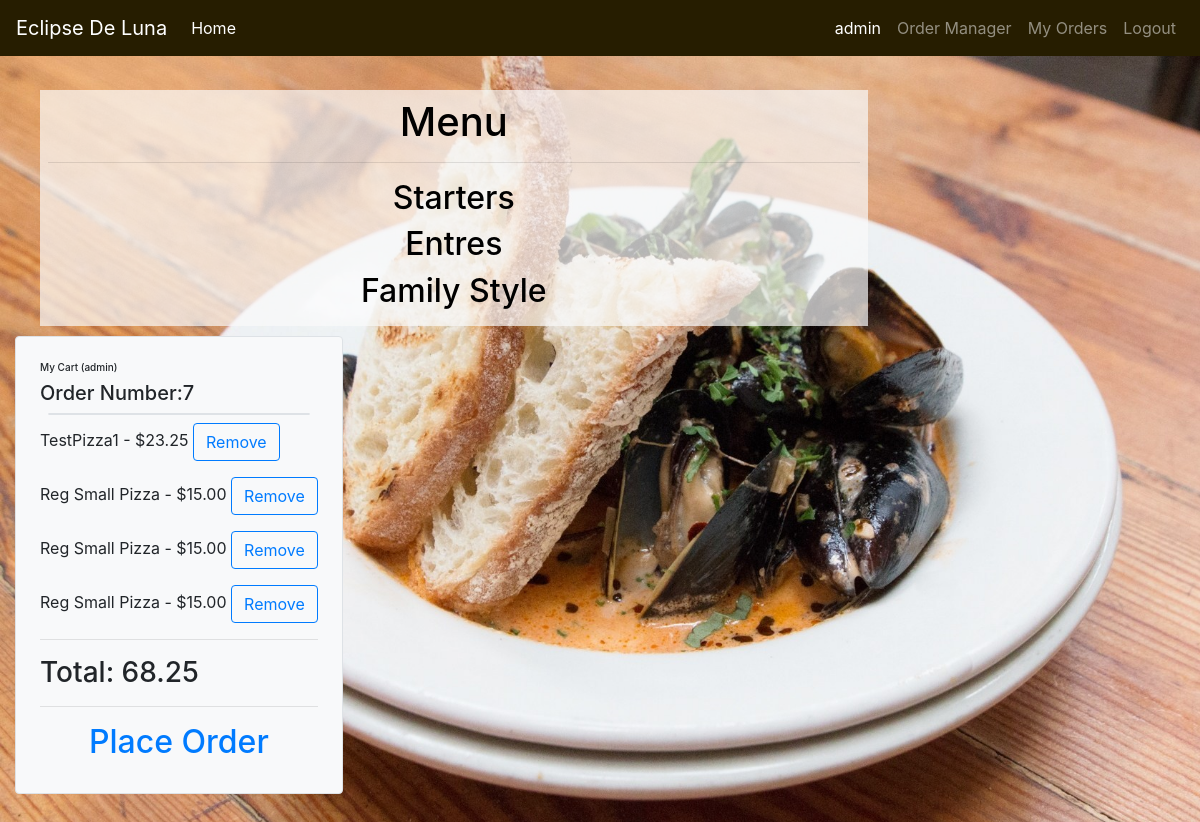
The app's page / (signed in) with its own data.
### orders/models.py (models this page shows)
class Cart(models.Model):
    user =models.ForeignKey(User,on_delete=models.CASCADE)
    number=models.IntegerField()
    name = models.CharField(max_length=64)
    price = models.DecimalField(max_digits=7,decimal_places=2)
    def __str__(self):
        return f"{self.name} - ${self.price} "

### orders/views.py (the view)
# urls.py: path("", views.index, name="index"),
def index(request):
    if not request.user.is_authenticated:
        return render(request, "deliver.html", {"message": None})
    order_number=User_order.objects.get(user=request.user, status='initiated').order_number
    print(menu_items.objects.all())
    context = {
        "Checkout":Cart.objects.filter(user=request.user, number=order_number),
        "Total": list(Cart.objects.filter(user=request.user, number=order_number).aggregate(Sum('price')).values())[0],
        "Order_number": order_number,
        "user": request.user,
        "menu_items": menu_items.objects.all(),
    }
    return render(request,"index.html",context)

### orders/templates/index.html (shortened to what this page needs)
{% extends "base.html" %}
{% block content%}
<div class="container-fluid pt-3">
    <div class="row">
        <div class="col-9 text-center ">
            <div class="back_col p-2" >
                <h1>Menu</h1>
            <hr>
            <h2>Starters</h2>
            <h2>Entres</h2>
            <h2>Family Style</h2>
            </div>
        </div>
                {% if user.is_authenticated %}
                <div class="bg-light p-4 border rounded">
                    <h1 id="cart-header-1">My Cart ({{user}})</h1>
                    <h5>Order Number:{{Order_number}}</h5>
                    <div class="border rounded m-2"></div>
                    {% for item in Checkout %}
                        <p>{{item}} <button type="button" class="btn btn-outline-primary" > <a href="{% url 'delete' item.name item.price %}">Remove</a></button></p>
                    {% endfor %}
                    <hr>
                    <h3>Total: {{Total}}</h3>
                    <hr>
                    <h2 class="text-center"><a href="{% url 'myOrders' Order_number%}">Place Order</a></h2>
                </div>
                {% endif %}
        </div>
</div>
</body>
</html>
{% endblock %}

### orders/templates/base.html (shortened to what this page needs)
<!DOCTYPE html>
<html style="height: 100%" lang="en">
<head>
    {% load static %}
    <link rel="stylesheet" href="https://maxcdn.bootstrapcdn.com/bootstrap/4.4.1/css/bootstrap.min.css">
    <link rel="stylesheet" type="text/css" href="{% static 'style.css' %}">
</head>
<body style="height: 100%">
   <nav class="navbar navbar-expand-lg navbar-dark bg-dark fixed-top">
    <a class="navbar-brand" href="{% url 'index'%}">Eclipse De Luna</a>
    <ul class="navbar-nav mr-auto">
      <li class="nav-item active">
        <a class="nav-link" href="{% url 'index'%}">Home <span class="sr-only">(current)</span></a>
      </li>
    </ul>
    <div class="collapse navbar-collapse" id="navbarNav">
      <ul class="navbar-nav ml-auto">
        {% if user.is_authenticated %}
        <li class="nav-item active">
          <a class="nav-link" href="#">{{user}} <span class="sr-only">(current)</span></a>
        </li>
        {% if user.is_superuser %}
        <li class="nav-item">
          <a class="nav-link" href="{% url 'staff_order' user Order_number%}">Order Manager</a>
        </li>
        {% endif %}
        <li class="nav-item">
          <a class="nav-link" href="{% url 'myOrders' Order_number%}">My Orders</a>
        </li>
        <li class="nav-item">
          <a class="nav-link" href="{% url 'logout'%}">Logout</a>
        </li>
        {% endif %}
      </ul>
    </div>
  </nav>
<div class="container-fluid mt-5 pt-3" >
  {%block content%}
  {% endblock %}
</body>
</html>

### orders/static/style.css (style rules this page uses)
.bg-dark { background-color: #261d00!important; }
.back_col { background-color: rgba(250, 250, 250 ,.7); margin: 10px; color: black; }
#cart-header-1 { font-size: 10px; }

### records on screen
Cart: name+price "TestPizza1 - $23.25"
Cart: name+price "Reg Small Pizza - $15.00"
Cart: name+price "Reg Small Pizza - $15.00"
Cart: name+price "Reg Small Pizza - $15.00"

### other values on screen
{{ user }} "admin"
{{ Order_number }} "7"
{{ Total }} "68.25"
